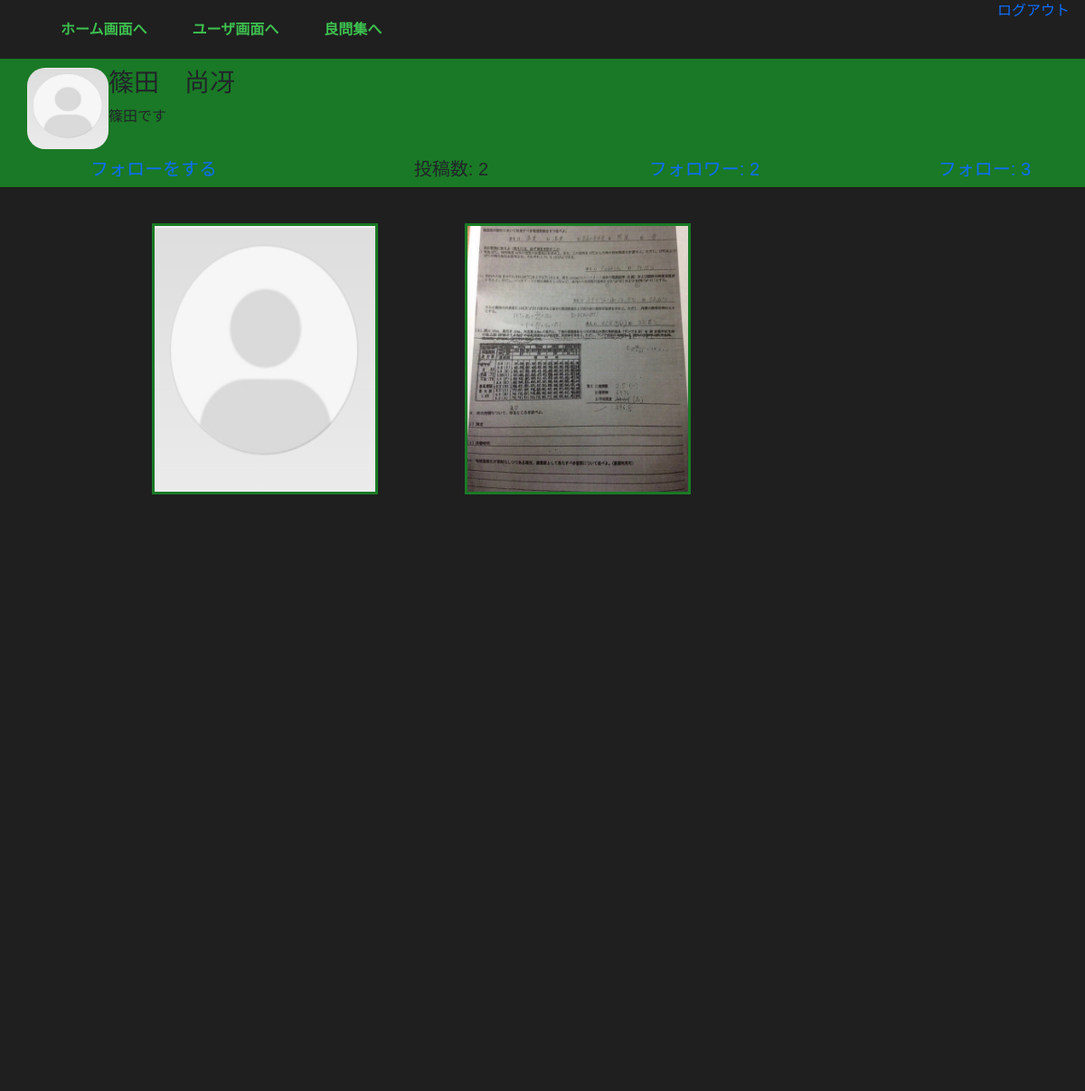
The app's page /users/user_home/syogo1 (signed in) with its own data.
### accounts/models.py (models this page shows)
class UserProfiles(models.Model):
    picture = models.FileField(upload_to='picture/', null=True, )
    nickname = models.CharField(max_length=150)
    user = models.OneToOneField(
        Users, on_delete=models.CASCADE
    )
    introduction = models.TextField(null=True, blank=True, max_length=255)
    create_at = models.DateTimeField(default=datetime.now())
    update_at = models.DateTimeField(default=datetime.now())
    objects = UserProfilesManager()
    class Meta:
        db_table = 'plofiles'

### boards/models.py (models this page shows)
class Boards(models.Model):
    user = models.ForeignKey(
        Users, on_delete=models.CASCADE
    )
    user_picture = models.FileField(upload_to='boards/')
    name = models.CharField(max_length=150)
    title = models.CharField(max_length=150)
    boards_picture = models.FileField(upload_to='boards/', null=True)
    description = models.CharField(max_length=255)
    create_at = models.DateTimeField(default=datetime.now())
    update_at = models.DateTimeField(default=datetime.now())
    objects = BoardsManager()
    class Meta:
        db_table = 'boards'

### users/views.py (the view)
# urls.py: path('user_home/<str:username>', UserHomeView.as_view(), name='user_home'),
class UserHomeView(LoginRequiredMixin, TemplateView):
    template_name = 'users/user_home.html'
    def get(self, *args, **kwargs):
        username = self.kwargs.get('username')
        try:
            Users.objects.get(username=username)
        except:
            return redirect('boards:board_list')
        return super().get(*args, **kwargs)
    def get_context_data(self, **kwargs):
        context = super().get_context_data(**kwargs)
        user = Users.objects.filter_by_username(username=self.kwargs.get('username'))
        profile = UserProfiles.objects.filter_by_profile(user_id=user.id)
        boards =  Boards.objects.filter_by_boards(user_id=user.id)
        follow_num = FollowFollowerUser.objects.count_follow(follow_user=user.id)
        follower_num = FollowFollowerUser.objects.count_follower(follower_user=user.id)
        boards_num = Boards.objects.count_boards(user=user)
        self_user = Users.objects.filter_by_id(id=self.request.user.id)
        if user == self_user:
            context['follow'] = 'self'
        elif FollowFollowerUser.objects.filter(follow_user=self_user.id, follower_user=user.id):
            context['follow'] = 'followed'
        else:
            context['follow'] = 'follow'
        context['author_username'] = user.username
        context['profile'] = profile
        context['boards'] = boards
        context['follow_num'] = follow_num
        context['follower_num'] = follower_num
        context['boards_num'] = boards_num
        return context

### accounts/models.py (called while the page is built)
    def filter_by_username(self, username):
        return self.filter(username=username).first()

    def filter_by_id(self, id):
        return self.filter(id=id).first()

    def filter_by_profile(self, user_id):
        return self.filter(user_id=user_id).first()

### boards/models.py (called while the page is built)
    def filter_by_boards(self, user_id):
        return self.filter(user_id=user_id).all()

    def count_boards(self, user):
        return self.filter(user=user).all().count()

### users/models.py (called while the page is built)
    def count_follow(self, follow_user):
        return self.filter(follow_user=follow_user).all().count()

    def count_follower(self, follower_user):
        return self.filter(follower_user=follower_user).all().count()

### templates/users/user_home.html (shortened to what this page needs)
{% extends 'base.html' %}
{% block content %}
<div class="profile-wrapper">
  <div class="profile">
    <div class="profile-img">
      <img src="{{ profile.picture.url }}">
    </div>
    <div class="profile-comment">
      <h3>{{ profile.nickname }}</h3>
      <p>{{ profile.introduction }}</p>
    </div>
  </div>
</div>
<div class="status-wrapper">
  <div class="status-container">
    <div class="follow-action">
      {% if "self" == follow %}
        <h5><a href="{% url 'accounts:update_profile' profile.id %}">プロフィール更新</a></h5>
      {% elif "followed" == follow %}
        <h5><a class="" href="{% url 'users:clear_follow' author_username %}">フォローを解除</a></h5>
      {% elif "follow" == follow %}
        <h5><a class="" href="{% url 'users:follow' author_username %}">フォローをする</a></h5>
      {% endif %}
    </div>
    <div class="submission-num">
      <h5>投稿数: {{ boards_num }}</h5>
    </div>
    <div class="follower-num">
      <h5><a href="{% url 'users:follower_list' author_username%}">フォロワー: {{ follower_num }}</a></h5>
    </div>
    <div class="follow-num">
      <h5><a href="{% url 'users:follow_list' author_username%}">フォロー: {{ follow_num }}</a></h5>
    </div>
  </div>
</div>
<div class="submission-wrapper">
  <div class="flex-submission">
    {% for board in boards %}
    <div class="flex-contents">
      <img src="{{ board.boards_picture.url }}">
    </div>
    {% endfor %}
  </div>
</div>
{% endblock %}

### static/assets/css/base.css (style rules this page uses)
* { box-sizing: border-box; }
body { margin: 0; font-family: "メイリオ", "Meiryo", "ヒラギノ角ゴ Pro W3", "Hiragino Kaku Gothic Pro", "ＭＳ Ｐゴシック", sans-serif; }
a { text-decoration: none; }
.profile { display: flex; background-color: rgb(26, 121, 38); }
.profile-img { width: 10%; padding: 10px 0 10px 30px; }
.profile-comment { width: 90%; padding-top: 10px; }
.profile-img img { border-radius: 20px; width: 90px; height: 90px; }
.status-container { display: flex; background-color: rgb(26, 121, 38); }
.status-container div { width: 25%; text-align: right; padding-right: 5%; }
.flex-submission { display: flex; flex-wrap: wrap; justify-content: flex-start; background-color: rgb(31, 31, 31); height: 1000px; padding-left:10%; padding-right: 10%; }
.flex-contents { padding-left: 5%; padding-right: 5%; padding-top: 40px; }
.flex-contents img { width: 250px; height: 300px; border: solid 3px rgb(26, 121, 38); }

### records on screen
UserProfiles: picture (picture), nickname "篠田 尚冴", introduction "篠田です"
Boards: boards_picture (picture)
Boards: boards_picture (picture)

### other values on screen
{{ boards_num }} "2"
